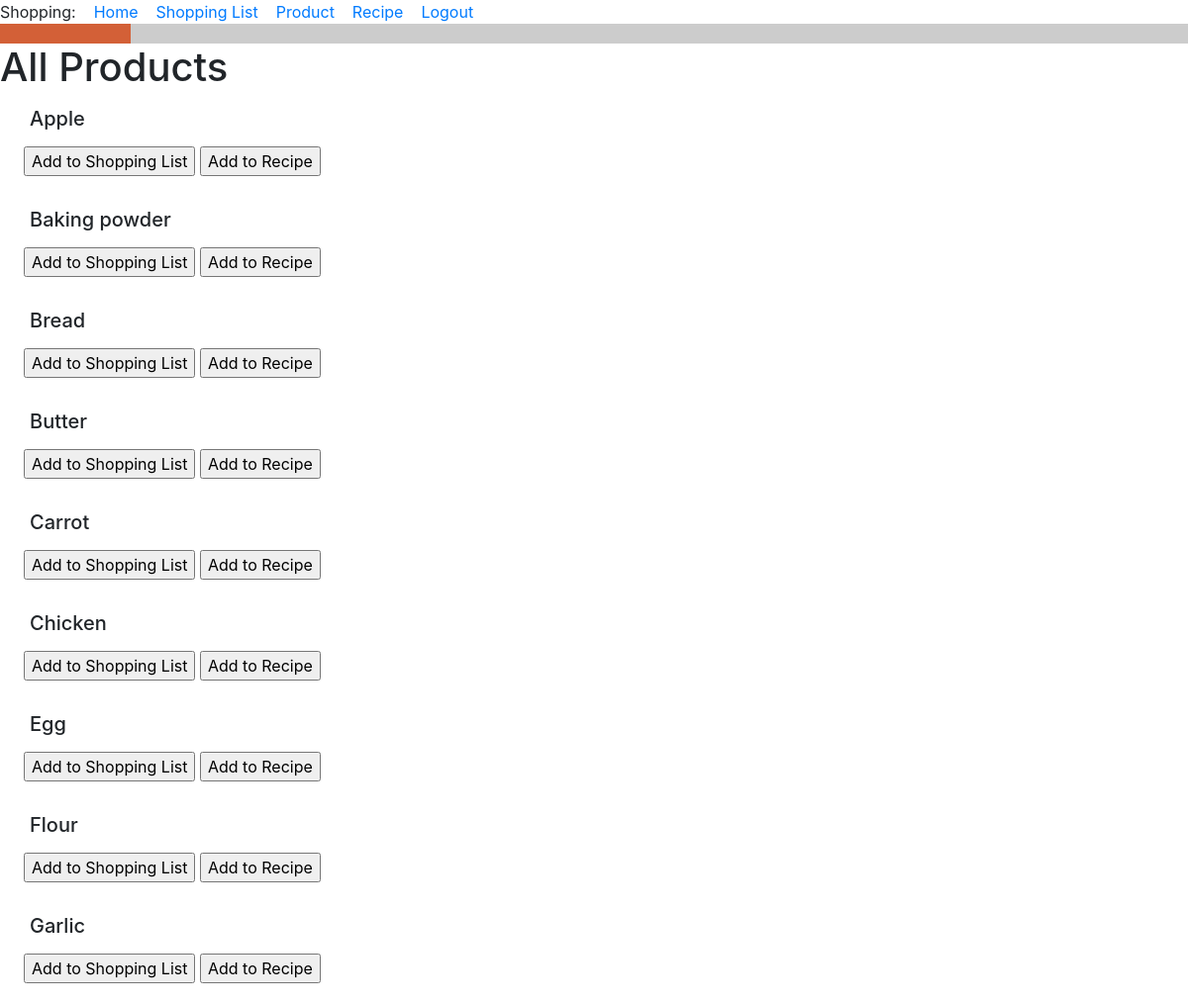
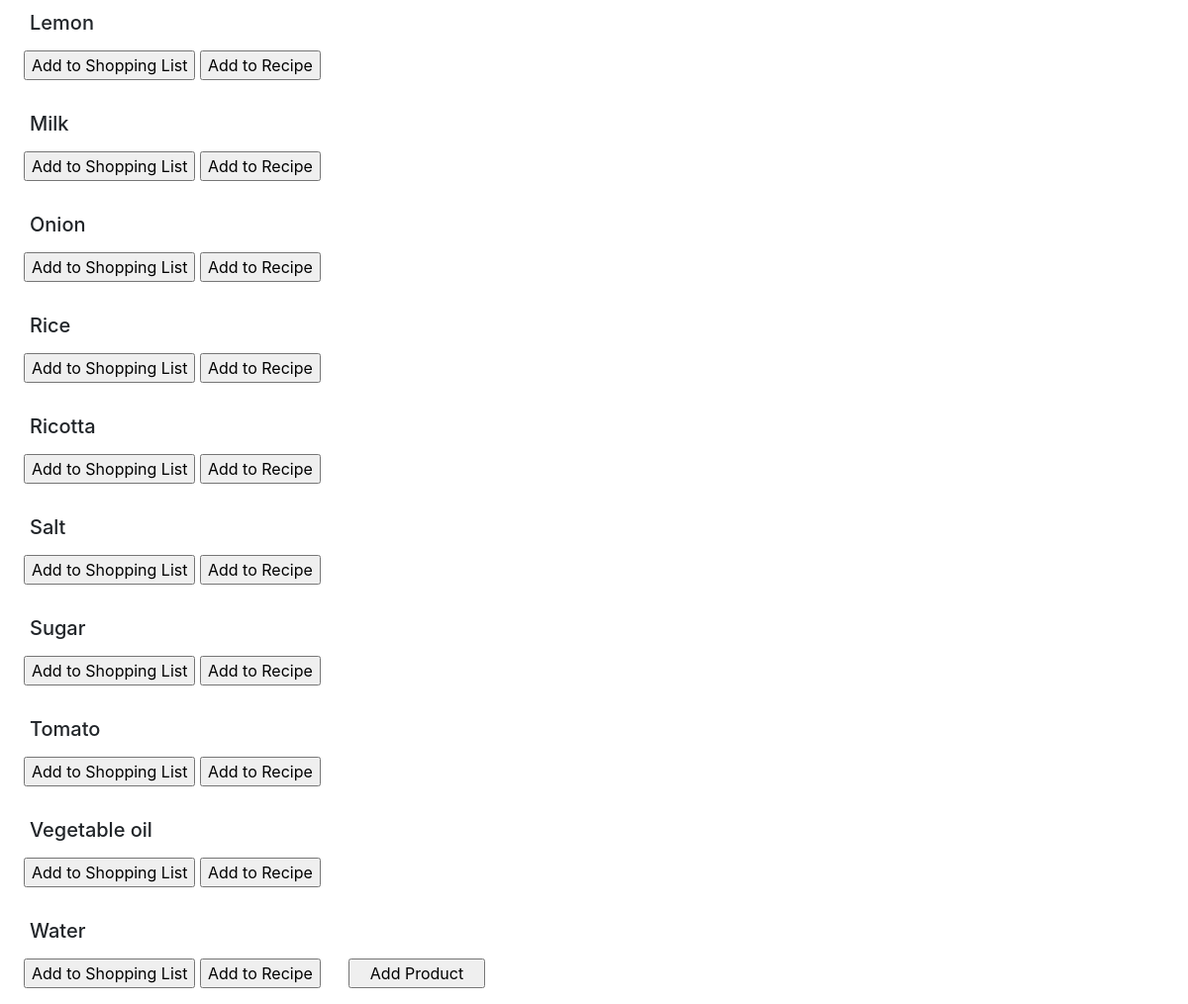
/all_products (signed in), run on an earlier commit of the app's database (2 pictures, top to bottom).
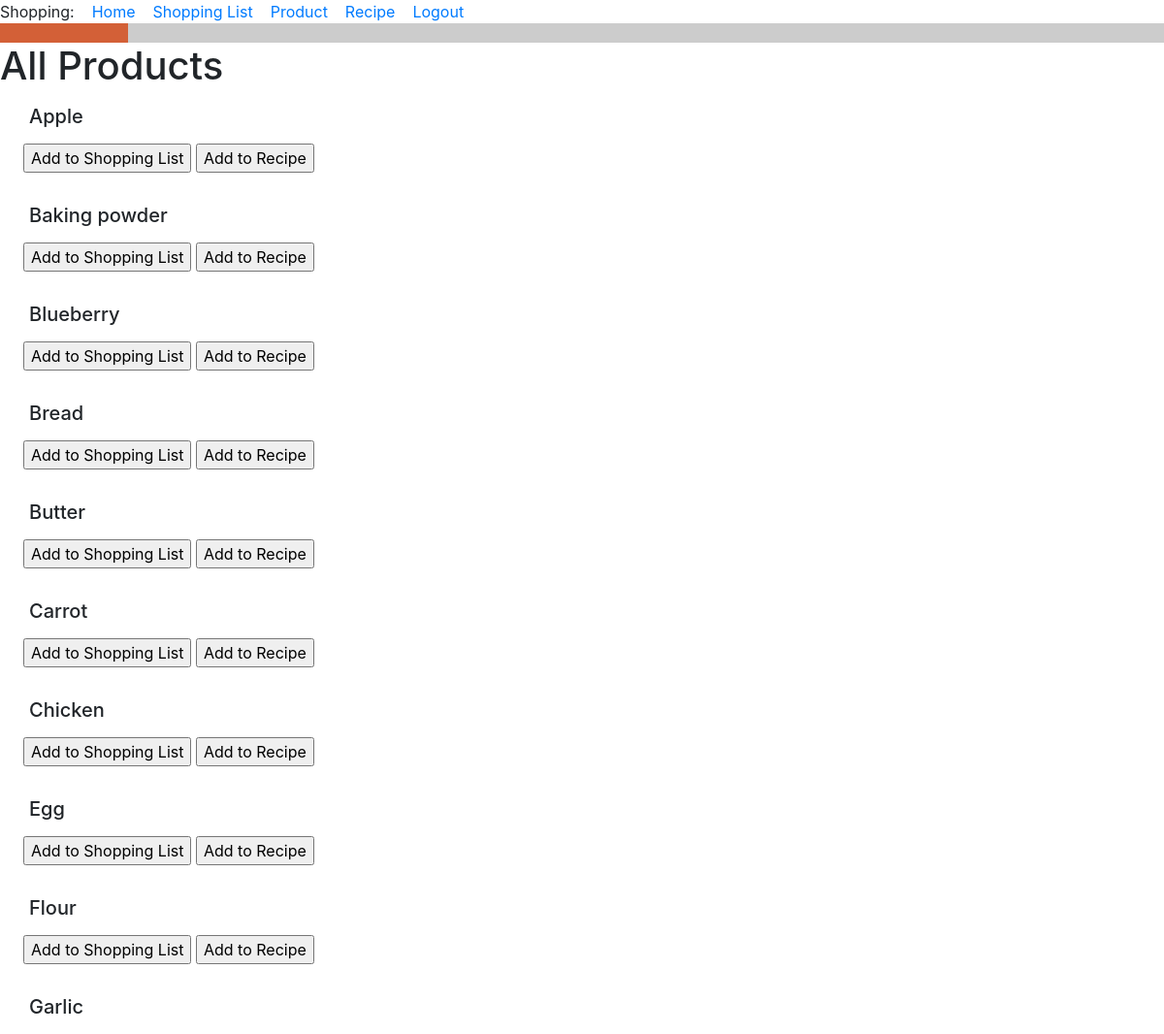
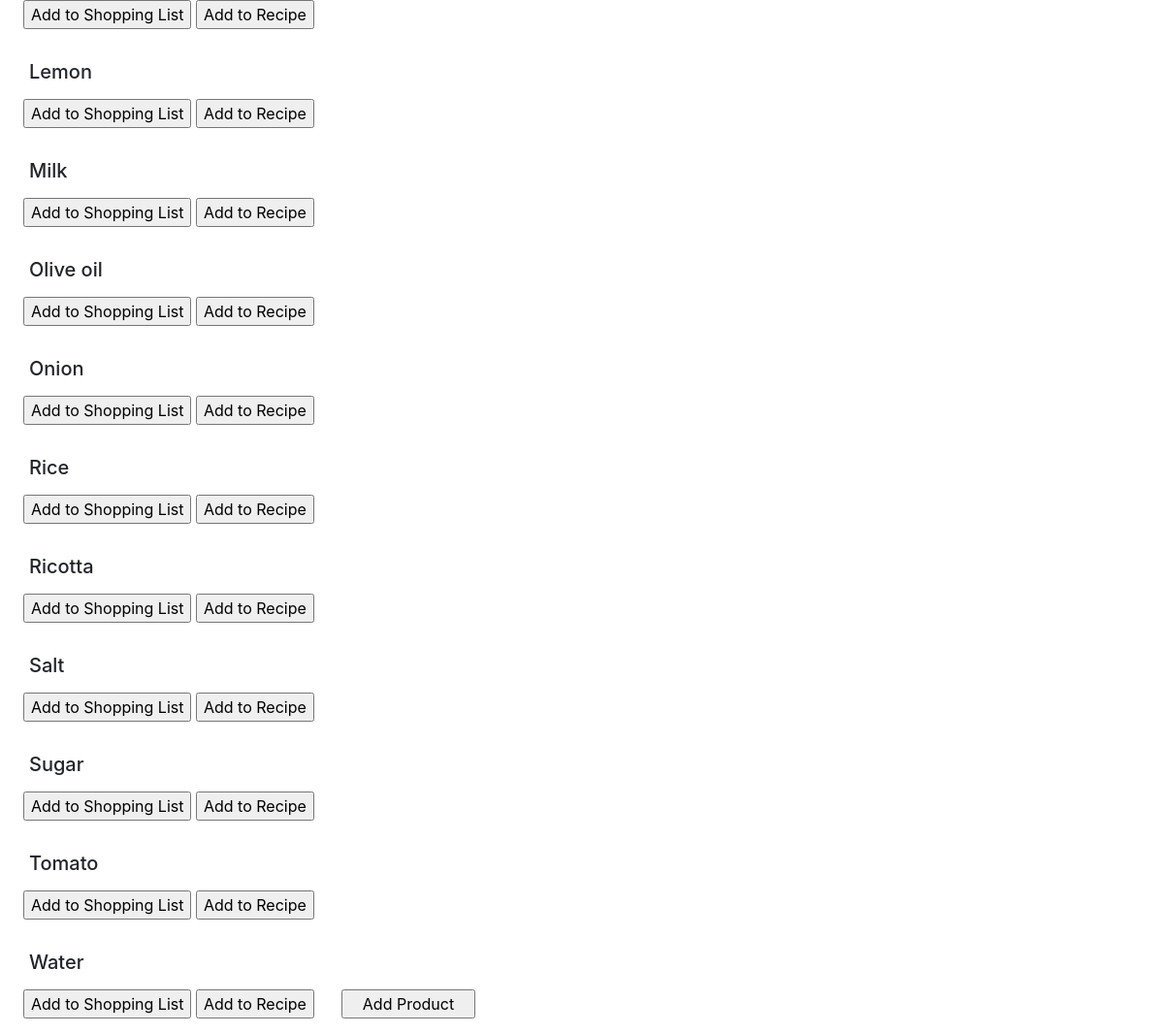
And on a later commit of the database (2 pictures, top to bottom).
### food_app/models.py (models this page shows, shortened)
class Product(db.Model):
    id = db.Column(db.Integer, primary_key=True)
    title = db.Column(db.String(256), index=True, unique=True, nullable=False)
    type_of_product = db.Column(db.String(120))
    unit_of_measure = db.Column(db.String(120))
    def __str__(self):
        return f'{self.title}'.capitalize()  # Big first letter only.

### food_app/routes.py (the view)
@app.route('/all_products', methods=['GET', 'POST'])
@login_required
def all_products():
    products = Product.query.order_by(Product.title)  # by ABC order
    return render_template('all_products.html', title='All Products', products=products)

### food_app/models.py (called while the page is built)
@login.user_loader
def load_user(id):
    return User.query.get(int(id))

### food_app/templates/all_products.html (shortened to what this page needs)
{% extends "base.html" %}
{% block content %}
<h1>All Products</h1>
{% for product in products %}
<h5>
    <div><p>
        <p style="margin-left:1.5em">{{ product }} </p></div>
</h5>
<head>
</head>
<form action="{{ url_for('add_product_to_list', product_id=product.id) }}">
    <p style="margin-left:1.5em"><input class="button" type="submit" value="Add to Shopping List"></p>
</form>
<form action="{{ url_for('add_product_to_recipe', product_id=product.id) }}">
    <input class="button" type="submit" value="Add to Recipe">
</form>
    {% endfor %}
<form>
    <p style="margin-left:1.5em"><input type="button" value="   Add Product   " onClick='location.href="add_product"'>
</form>
{% endblock %}

What changed in the data, as far as the page shows it:
added Product: title "Blueberry"
changed Product: title "Vegetable oil" → "Olive oil"; moves up the list
